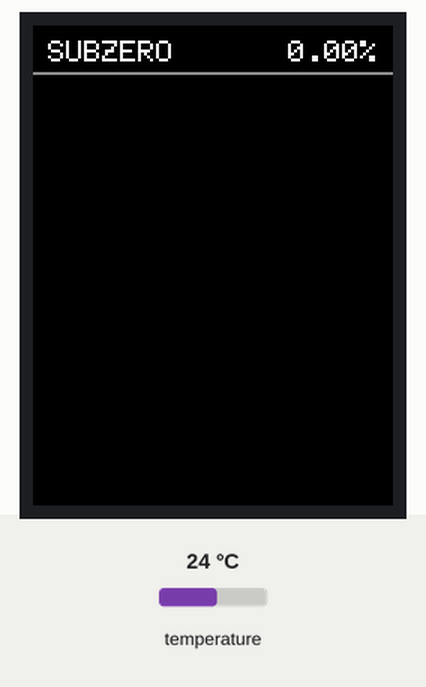
Bench run of a sketch on a simulated ESP32. Parts: 240×320 colour display. Inputs (shaded band) come from the test bench; at power-on: temperature 24 °C. What the sketch prints to the serial monitor is not drawn.

Above: at 1.4 s.
1.5 s: temperature set to 12 °C
At 2.8 s:
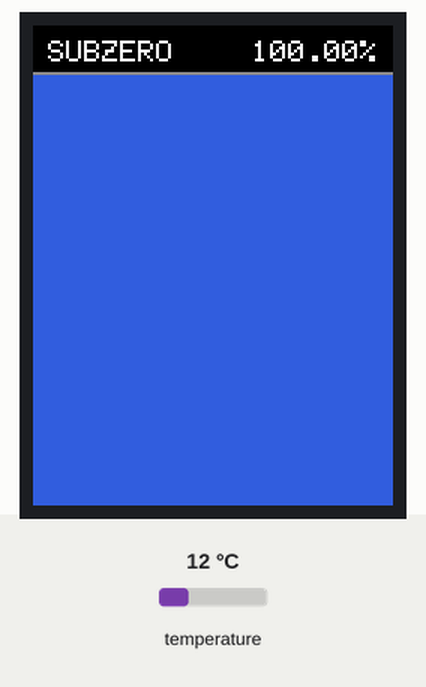
Timing chart, 0 to 4.5 s (numbered marks = the images above; inputs shaded):
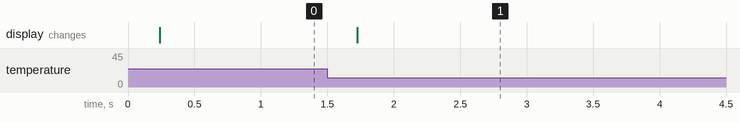

The sketch:

project_3_code.ino
```cpp
#include <Wire.h>
#include <Adafruit_AMG88xx.h>
#include <TFT_eSPI.h>
#include <SPI.h>
// #define targetTemp 15
#define targetTemp  15
#define pixelSize 10
#define blackColor 0x0000
#define whiteColor 0xFFFF
#define verticalTextPadding 10
#define horizentalTextPadding 10
#define sensorPixelsSize 8
#define mapTopPadding 33
#define screenWidth 240
#define screenHight 320


Adafruit_AMG88xx amg;
TFT_eSPI tft = TFT_eSPI();


float pixels[64];
uint16_t backfroundColor = tft.color565(157, 255, 175);
float lastPersentage = -1;

void setup() {
  Serial.begin(115200);
  Wire.begin(18, 27);   // SDA, SCL
  tft.init();
  tft.setRotation(0);
  //175, 225, 175
  tft.fillScreen(TFT_BLACK);
  tft.setTextColor(TFT_WHITE, TFT_BLACK);

  if (!amg.begin()) {
    Serial.println("AMG8833 not detected");
    while (1);
  }

  Serial.println("AMG8833 ready!");
  // drawHeaders();
}

void loop() {
  amg.readPixels(pixels);

  int targetPixelsCount = 0;
  for(int i = 0 ; i < 64 ; i++){
    if(pixels[i] < targetTemp) {
      targetPixelsCount++;
    }
  }
  float persentage = ((float) targetPixelsCount / 64.0) * 100.0;
  drawPersentage(persentage);
  drawThermalMapSmooth(pixels, screenWidth , (screenHight - mapTopPadding));
  // delay(30);
}

void drawPersentage(float persentage) {
  if(lastPersentage == persentage) return;
  int textHight = 16;
  Serial.println(textHight);
  tft.fillRect(0 , 0 , tft.width() , (textHight + verticalTextPadding) , blackColor);
  tft.fillRect(0 , (textHight + verticalTextPadding + 5) , tft.width() , 2 , tft.color565(137, 137, 137) );
  tft.setTextSize(2.7);
  tft.setTextColor(whiteColor);
  tft.setTextDatum(TL_DATUM);
  tft.drawString("SUBZERO", horizentalTextPadding , verticalTextPadding , 1);
  tft.setTextDatum(TR_DATUM);
  tft.drawString(String(persentage,2) + "%", (tft.width() - horizentalTextPadding) ,  verticalTextPadding, 1);
  lastPersentage = persentage;
}

float maxValue(float values[64]) {
  float max = values[0] ;

  for(int i =0 ; i < 64 ; i++) {
    if(max < values[i])
      max = values[i];
  }
  return max;
}

float minValue(float values[64]) {
  float min = values[0] ;
  for(int i = 0 ; i < 64 ; i++) {
    if(min > values[i])
      min = values[i];
  }
  return min;
}

void writeString(String text,int x , int y) {
  tft.fillScreen(TFT_BLACK);
  tft.drawString(text, x, y , 2);
}


void drawThermalMap(float values[64]) {
    for(int row = 0 ; row < 8 ; row++){
      for(int col = 0 ; col < 8 ; col++){
        int index = row * 8 + col;
        float temp = pixels[index];
        uint16_t color = thermalColor(temp, minValue(values), maxValue(values));
        int x = col * pixelSize;
        int y = row * pixelSize;
        // tft.fillRect(x, y, pixelSize, pixelSize, color);
        tft.drawPixel(x,y,color);
      }
    }
}


uint16_t thermalColor(float temp, float tMin, float tMax) {
    uint8_t r, g, b;
    if(temp < targetTemp) { r=48; g=92; b= 222; }
    else { r = 0; g = 0; b = 0; }
    return tft.color565(r,g,b);
}


void drawThermalMapSmooth(float values[64], int mapWidth, int mapHeight) {
  float tMin = minValue(values);
  float tMax = maxValue(values);
  for (int y_big = 0; y_big < mapHeight; y_big++) {
    for (int x_big = 0; x_big < mapWidth; x_big++) {
      // نحدد موقع البكسل بالنسبة للصورة الصغيرة
      float x_small = x_big * (float)(sensorPixelsSize-1) / (mapWidth-1);
      float y_small = y_big * (float)(sensorPixelsSize-1) / (mapHeight-1);

      int x0 = floor(x_small);
      int x1 = min(x0 + 1, sensorPixelsSize-1);
      int y0 = floor(y_small);
      int y1 = min(y0 + 1, sensorPixelsSize-1);

      float dx = x_small - x0;
      float dy = y_small - y0;

      // interpolationdy
      float temp = (1-dx)*(1-dy)*values[y0*sensorPixelsSize + x0] +
                   dx*(1-dy)*values[y0*sensorPixelsSize + x1] +
                   (1-dx)*dy*values[y1*sensorPixelsSize + x0] +
                   dx*dy*values[y1*sensorPixelsSize + x1];

      uint16_t color = thermalColor(temp, tMin, tMax);
      tft.drawPixel(x_big, (y_big + mapTopPadding), color); // رسم كل بكسل
    }
  }
}
```

Measured:
- after the input at 1.5 s, the display: changes after 0.23 s (image 1)
